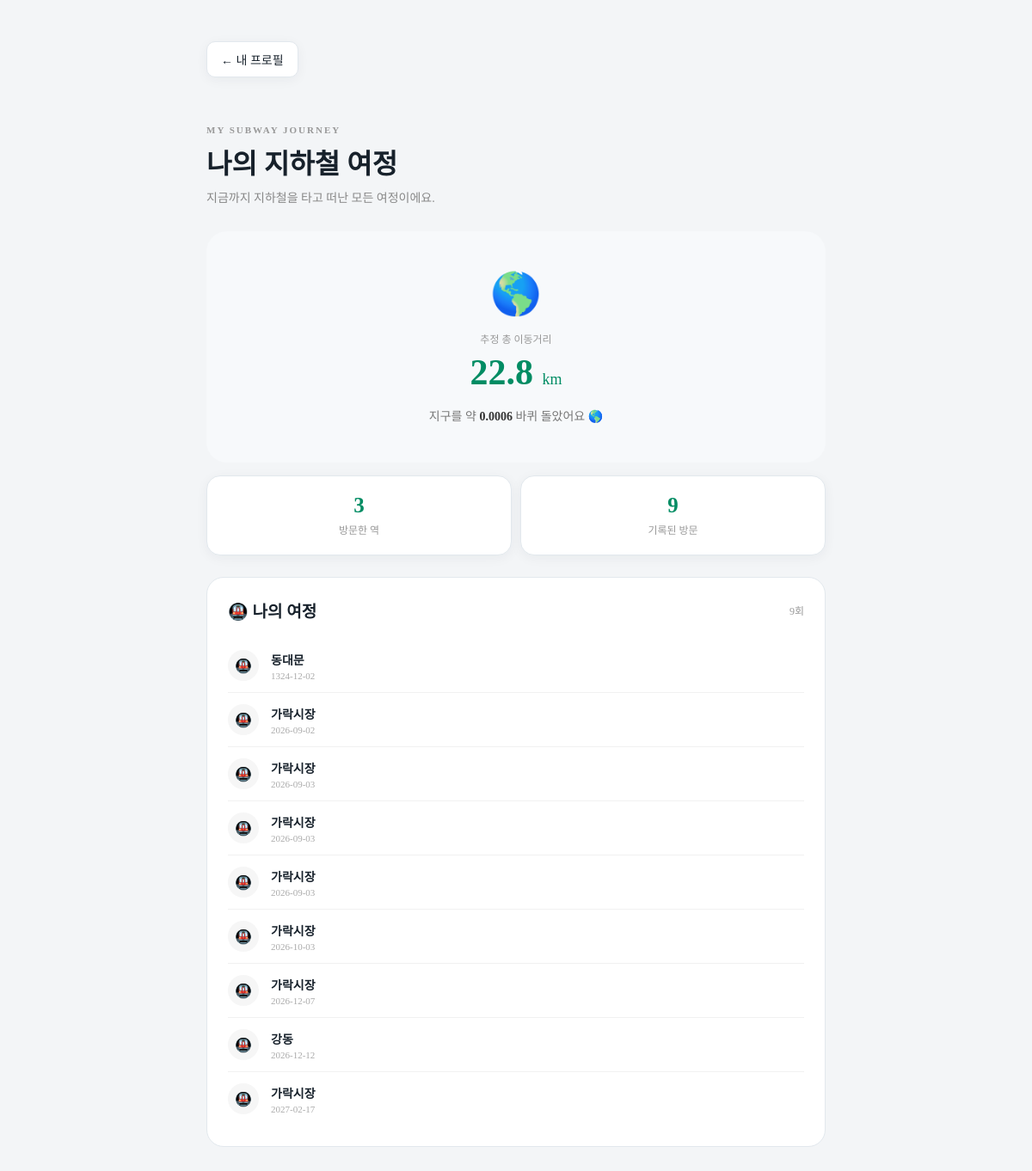
Screenshot of /journey (signed in) with the database file from the repository.
### tables this page shows
CREATE TABLE visits (
            id INTEGER PRIMARY KEY AUTOINCREMENT,
            user_id INTEGER,
            station_id INTEGER NOT NULL,
            visited_at TEXT NOT NULL,
            diary TEXT,
            emotion TEXT,
            favorite INTEGER DEFAULT 0,
            photo TEXT,
            theme TEXT,
            FOREIGN KEY (user_id) REFERENCES users(id),
            FOREIGN KEY (station_id) REFERENCES stations(id)
        );

CREATE TABLE stations (
                id INTEGER PRIMARY KEY AUTOINCREMENT,
                name TEXT NOT NULL,
                latitude REAL,
                longitude REAL,
                is_favorite INTEGER DEFAULT 0
            , theme TEXT DEFAULT 'default', station_number TEXT);

### app.py (the view)
@app.route("/journey")
def journey():
    if not is_logged_in():
        return redirect(url_for("login"))
    user_id = session["user_id"]
    journey_stats = get_journey_stats(
        user_id
    )
    progress = get_progress(
        user_id
    )
    return render_template(
        "journey.html",
        journey_stats=journey_stats,
        progress=progress
    )

### app.py (called while the page is built)
def is_logged_in():
    user_id = session.get("user_id")
    if user_id is None:
        return False
    conn = get_db()
    try:
        user = conn.execute(
            "SELECT 1 FROM users WHERE id = ?",
            (user_id,)
        ).fetchone()
    finally:
        conn.close()
    if not user:
        session.clear()
        return False
    return True

def get_csrf_token():
    if "csrf_token" not in session:
        session["csrf_token"] = secrets.token_hex(32)
    return session["csrf_token"]

@app.context_processor
def inject_csrf_token():
    return {
        "csrf_token": get_csrf_token()
    }

@app.after_request
def add_security_headers(response):
    response.headers.setdefault("X-Content-Type-Options", "nosniff")
    response.headers.setdefault("Referrer-Policy", "strict-origin-when-cross-origin")
    response.headers.setdefault("X-Frame-Options", "SAMEORIGIN")
    return response

### database.py (called while the page is built)
def get_db():
    conn = sqlite3.connect(DB_NAME)
    conn.row_factory = sqlite3.Row
    return conn

def get_progress(user_id):
    conn = get_db()
    total_stations = conn.execute("""
        SELECT COUNT(*)
        FROM stations
    """).fetchone()[0]
    visited_stations = conn.execute("""
        SELECT COUNT(DISTINCT station_id)
        FROM visits
        WHERE user_id = ?
    """, (user_id,)).fetchone()[0]
    conn.close()
    progress = (
        visited_stations / total_stations * 100
        if total_stations
        else 0
    )
    return {
        "total": total_stations,
        "visited": visited_stations,
        "progress": progress
    }

def calculate_distance(
    lat1,
    lon1,
    lat2,
    lon2
):
    R = 6371.0
    lat1 = math.radians(lat1)
    lon1 = math.radians(lon1)
    lat2 = math.radians(lat2)
    lon2 = math.radians(lon2)
    dlat = lat2 - lat1
    dlon = lon2 - lon1
    a = (
        math.sin(dlat / 2) ** 2
        +
        math.cos(lat1)
        * math.cos(lat2)
        * math.sin(dlon / 2) ** 2
    )
    c = 2 * math.atan2(
        math.sqrt(a),
        math.sqrt(1 - a)
    )
    return R * c

### templates/journey.html (shortened to what this page needs)
<!DOCTYPE html>
<html lang="ko">
<head>
    <link
        rel="stylesheet"
        href="{{ url_for('static', filename='css/style.css') }}"
    >
</head>
<body>
<main class="journey-page">
    <a
        href="{{ url_for('profile') }}"
        class="back-button"
    >
        ← 내 프로필
    </a>
    <header class="journey-header">
        <p class="journey-label">
            MY SUBWAY JOURNEY
        </p>
        <h1>
            나의 지하철 여정
        </h1>
        <p>
            지금까지 지하철을 타고 떠난 모든 여정이에요.
        </p>
    </header>
    <section class="journey-main-card">
        <div class="journey-earth">
            🌎
        </div>
        <p class="journey-small">
            추정 총 이동거리
        </p>
        <strong class="journey-distance">
            {{ "%.1f"|format(
                journey_stats["total_distance"]
            ) }}
            <span>km</span>
        </strong>
        <p class="journey-earth-text">
            지구를 약
            <strong>
                {{ "%.4f"|format(
                    journey_stats["earth_rounds"]
                ) }}
            </strong>
            바퀴 돌았어요 🌎
        </p>
    </section>
    <section class="journey-stat-grid">
        <div class="journey-stat">
            <strong>
                {{ progress["visited"] }}
            </strong>
            <span>
                방문한 역
            </span>
        </div>
        <div class="journey-stat">
            <strong>
                {{ journey_stats["journey"]|length }}
            </strong>
            <span>
                기록된 방문
            </span>
        </div>
    </section>
    <section class="journey-route">
        <div class="journey-section-title">
            <h2>
                🚇 나의 여정
            </h2>
            <span>
                {{ journey_stats["journey"]|length }}회
            </span>
        </div>
        {% if journey_stats["journey"] %}
        <div class="journey-list">
            {% for visit in journey_stats["journey"] %}
            <div class="journey-item">
                <div class="journey-dot">
                    🚇
                </div>
                <div class="journey-info">
                    <strong>
                        {{ visit["name"] }}
                    </strong>
                    <span>
                        {{ visit["visited_at"][:10] }}
                    </span>
                </div>
            </div>
            {% endfor %}
        </div>
        {% else %}
        <div class="journey-empty">
            아직 기록된 여정이 없어요.
        </div>
        {% endif %}
    </section>
</main>
</body>
</html>

### static/css/style.css (style rules this page uses)
:root { color-scheme: light; --diary-bg: #f3f5f7; --diary-surface: #ffffff; --diary-surface-muted: #f7f9fb; --diary-text: #17212b; --diary-muted: #71808d; --diary-line: #e2e8ed; --diary-accent: #00a875; --diary-accent-strong: #008c63; --diary-accent-soft: #e4f6ef; --diary-shadow-sm: 0 3px 14px rgba(24, 42, 56, .05); --diary-shadow-md: 0 12px 32px rgba(24, 42, 56, .08); --diary-radius-sm: 12px; --diary-radius-md: 20px; --diary-radius-lg: 20px; --diary-content-width: 1080px; --diary-motion: 180ms ease; }
* { box-sizing: border-box; }
.back-button { padding: 10px 16px; border-radius: 10px; background: white; color: #555; text-decoration: none; box-shadow: 0 2px 10px rgba(0, 0, 0, 0.05); transition: 0.2s; }
.back-button { display: inline-block; margin-bottom: 25px; color: #777777; text-decoration: none; font-size: 14px; }
.journey-page { max-width: 760px; margin: 0 auto; padding: 40px 20px 80px; }
.journey-header { margin: 30px 0; }
.journey-label { margin-bottom: 8px; color: #999999; font-size: 11px; font-weight: 700; letter-spacing: 2px; }
.journey-header h1 { margin: 0 0 8px; font-size: 32px; }
.journey-header > p:last-child { margin: 0; color: #888888; font-size: 14px; }
.journey-main-card { padding: 45px 25px; margin-bottom: 15px; background: #fafafa; border-radius: 24px; text-align: center; }
.journey-earth { margin-bottom: 15px; font-size: 48px; }
.journey-small { margin: 0 0 5px; color: #999999; font-size: 12px; }
.journey-distance { display: block; font-size: 42px; line-height: 1.2; }
.journey-distance span { font-size: 18px; font-weight: 500; }
.journey-earth-text { margin: 15px 0 0; color: #777777; font-size: 14px; }
.journey-earth-text strong { color: #333333; }
.journey-stat-grid { display: grid; grid-template-columns: repeat(2, 1fr); gap: 10px; margin-bottom: 25px; }
.journey-stat { padding: 20px; background: #ffffff; border: 1px solid #eeeeee; border-radius: 16px; text-align: center; }
.journey-stat strong { display: block; margin-bottom: 5px; font-size: 25px; }
.journey-stat span { color: #999999; font-size: 12px; }
.journey-route { padding: 24px; background: #ffffff; border: 1px solid #eeeeee; border-radius: 20px; }
.journey-section-title { display: flex; align-items: center; justify-content: space-between; margin-bottom: 20px; }
.journey-section-title h2 { margin: 0; font-size: 19px; }
.journey-section-title span { color: #999999; font-size: 12px; }
.journey-list { display: flex; flex-direction: column; }
.journey-item { display: flex; align-items: center; gap: 14px; padding: 13px 0; border-bottom: 1px solid #f1f1f1; }
.journey-item:last-child { border-bottom: none; }
.journey-dot { width: 36px; height: 36px; display: flex; align-items: center; justify-content: center; background: #f6f6f6; border-radius: 50%; font-size: 16px; }
.journey-info { display: flex; flex-direction: column; gap: 3px; }
.journey-info strong { font-size: 14px; }
.journey-info span { color: #aaaaaa; font-size: 11px; }
html { scroll-behavior: smooth; }
.back-button { border: 1px solid var(--diary-line); color: var(--diary-text); box-shadow: var(--diary-shadow-sm); transition: transform var(--diary-motion), box-shadow var(--diary-motion), background var(--diary-motion); }
.memory-card, .stat-card, .collection-station, .profile-stat, .profile-menu-item, .journey-stat, .report-year-card, .report-grid div, .privacy-card { border: 1px solid var(--diary-line); box-shadow: var(--diary-shadow-sm); }
.station-page, .collection-page, .profile-page, .journey-page, .report-page { color: var(--diary-text); }
.collection-total strong, .profile-stat strong, .journey-distance, .journey-stat strong, .report-big-number, .report-grid strong { color: var(--diary-accent-strong); }
.collection-station, .profile-stat, .favorite-station-card, .journey-stat, .report-grid div { background: var(--diary-surface); }
.journey-main-card, .report-year-card { background: var(--diary-surface-muted); }
.line-collection, .journey-route, .report-month-section { border-color: var(--diary-line); }
body { background: var(--diary-bg); color: var(--diary-text); }

### rows the page displays
visits: name "동대문", visited_at "1324-12-02"
visits: name "가락시장", visited_at "2026-09-02"
visits: name "가락시장", visited_at "2026-09-03"
visits: name "가락시장", visited_at "2026-09-03"
visits: name "가락시장", visited_at "2026-09-03"
visits: name "가락시장", visited_at "2026-10-03"
visits: name "가락시장", visited_at "2026-12-07"
visits: name "강동", visited_at "2026-12-12"
visits: name "가락시장", visited_at "2027-02-17"

### other values shown
{{ progress["visited"] }} "3"
{{ journey_stats["journey"]|length }} "9"
